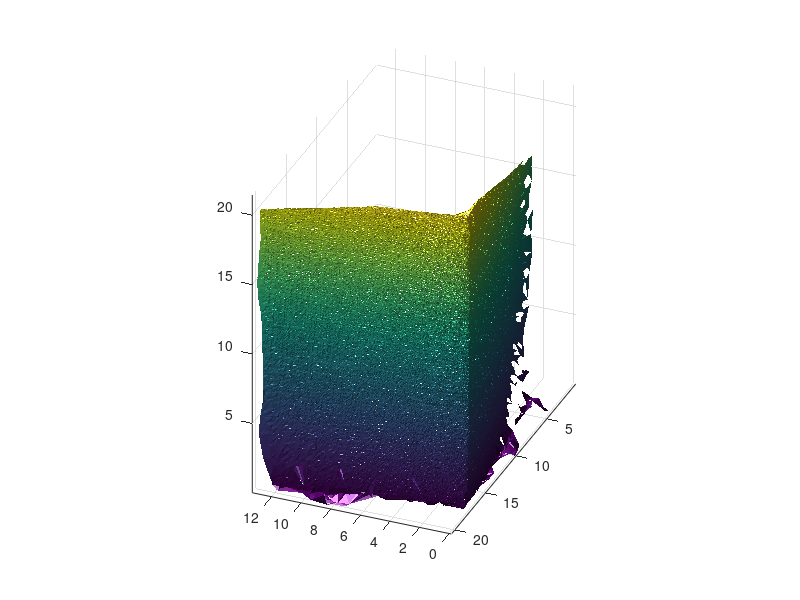

Recreate this plot in MATLAB. (Note: this script raises an error after producing the figure.)
load reconstruct_data.mat;


% 1. PRUNE POINTS OUTSIDE OF BOUNDING BOX
xL(:,X(2,:)<0) = []; % remove all negative Y points
X(:,X(2,:)<0) = [];

xL(:,X(3,:)<0) = []; % remove all negative Z points
X(:,X(3,:)<0) = [];

xL(:,X(1,:)>14) = []; % remove all X points that are > 14
X(:,X(1,:)>14) = [];

xL(:,X(1,:)<-0.15) = []; % remove all X points that are < -0.15
X(:,X(1,:)<-0.15) = [];


% 2. REMOVE TRIANGLES WITH LONG EDGES
tri = delaunay(xL(1,:),xL(2,:));

p1 = X(:,tri(:,1));
p2 = X(:,tri(:,2));
p3 = X(:,tri(:,3));

d12 = sum((p1-p2).^2,1).^0.5; 
d13 = sum((p1-p3).^2,1).^0.5; 
d23 = sum((p2-p3).^2,1).^0.5; 

% since a majority of the edges are small, only remove edges with lengths
% in the top percentiles because they tend to be outliers
threshold = mean([prctile(d12,99.95); prctile(d23,99.95); prctile(d13,99.95)]);
tri(d12>threshold | d13>threshold | d23>threshold,:) = [];


% plot the mesh
figure; clf;
h = trisurf(tri,X(1,:),X(2,:),X(3,:));
set(h,'edgecolor','none')
set(gca,'projection','perspective')
set(gcf,'renderer','opengl')
axis image; axis vis3d;
camorbit(120,0); camlight left;
camorbit(120,0); camlight left;
lighting phong;
material dull;

